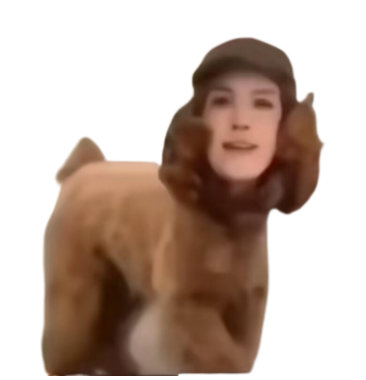
#> input picture assets/dance/frame_001.png, 366 x 380 px; its folder holds only this picture in this run
$ python normalize_runtime_assets.py
#> lines starting #> are read from the running program, lines starting #| are printed output that depends on the picture
### tools/asset_cleanup.py
# -*- coding: utf-8 -*-
"""运行时透明 PNG 的边缘去杂色与安全画布处理。"""
from PIL import Image


def despill_alpha_edges(image, radius=4):
    """修复透明抗锯齿像素携带的黑/白底色，不改变 alpha 轮廓。

    生成器通常会先在白底或深色边缘上抗锯齿，再写入透明 PNG。若只清除
    alpha 而保留原 RGB，Qt 在桌面背景上合成时会出现黑边或白边。这里仅对
    接触透明区域的半透明像素，用最近的实心主体颜色重建 RGB；完全透明像素
    的 RGB 也归零，避免后续缩放或翻转重新采样出隐藏底色。
    """
    source = image.convert('RGBA')
    output = source.copy()
    src = source.load()
    dst = output.load()
    width, height = source.size

    for y in range(height):
        for x in range(width):
            red, green, blue, alpha = src[x, y]
            if alpha == 0:
                dst[x, y] = (0, 0, 0, 0)
                continue
            if alpha >= 255:
                continue
            touches_transparent = any(
                0 <= nx < width and 0 <= ny < height
                and src[nx, ny][3] == 0
                for nx, ny in ((x - 1, y), (x + 1, y),
                               (x, y - 1), (x, y + 1)))
            if not touches_transparent:
                continue

            replacement = None
            for distance in range(1, radius + 1):
                samples = []
                for nx in range(max(0, x - distance),
                                min(width, x + distance + 1)):
                    for ny in range(max(0, y - distance),
                                    min(height, y + distance + 1)):
                        if max(abs(nx - x), abs(ny - y)) != distance:
                            continue
                        red2, green2, blue2, alpha2 = src[nx, ny]
                        if alpha2 >= 245:
                            samples.append((red2, green2, blue2))
                if samples:
                    replacement = tuple(
                        round(sum(sample[channel] for sample in samples)
                              / len(samples))
                        for channel in range(3))
                    break
            if replacement is not None:
                dst[x, y] = (*replacement, alpha)
    return output


def erode_alpha_boundary(image, passes=2):
    """向内收紧透明边界，移除抠图时烘焙进去的浅色外轮廓。

    这一步只删除每轮中直接接触透明区的像素，不会改变主体内部颜色；
    对运行时小尺寸缩放而言，两个源像素约等于一个显示像素，能消除
    白底/灰底抠图常见的最后一圈可见光晕。
    """
    output = image.convert('RGBA')
    width, height = output.size
    for _ in range(max(0, passes)):
        source = output.copy()
        src = source.load()
        dst = output.load()
        remove = []
        for y in range(height):
            for x in range(width):
                if src[x, y][3] == 0:
                    continue
                if any(
                        0 <= nx < width and 0 <= ny < height
                        and src[nx, ny][3] == 0
                        for nx, ny in ((x - 1, y), (x + 1, y),
                                       (x, y - 1), (x, y + 1))):
                    remove.append((x, y))
        for x, y in remove:
            dst[x, y] = (0, 0, 0, 0)
    return output


def repack_visible_frame(image, canvas_size, top_margin=48,
                         bottom_margin=16, side_margin=16):
    """把可见主体重新放进统一透明画布，并固定脚底基线。

    先裁出可见区域再居中放置，避免旧画布中不一致的顶部偏移继续传递。
    ``top_margin`` 是所有动作帧都必须满足的最小顶部安全区；若素材本身
    太高，直接报错而不静默裁切。
    """
    source = image.convert('RGBA')
    bbox = source.getchannel('A').getbbox()
    if bbox is None:
        raise ValueError('素材帧没有可见像素')
    sprite = source.crop(bbox)
    width, height = canvas_size
    if sprite.width > width - side_margin * 2:
        raise ValueError(
            f'素材宽度 {sprite.width} 超过画布安全宽度 {width - side_margin * 2}')
    y = height - bottom_margin - sprite.height
    if y < top_margin:
        raise ValueError(
            f'素材高度 {sprite.height} 无法同时满足顶部 {top_margin}px '
            f'与底部 {bottom_margin}px 安全区（画布 {canvas_size}）')
    x = (width - sprite.width) // 2
    canvas = Image.new('RGBA', (width, height), (0, 0, 0, 0))
    canvas.alpha_composite(sprite, (x, y))
    return canvas


# [30 lines left out: functions add_transparent_padding, normalize_runtime_frame, not called in this run]

### tools/normalize_runtime_assets.py
# -*- coding: utf-8 -*-
"""一次性修复现有皮肤帧的透明边缘与画布安全边距。"""
import argparse
from pathlib import Path

from PIL import Image

try:
    from .asset_cleanup import (despill_alpha_edges, erode_alpha_boundary,
                                 repack_visible_frame)
except ImportError:
    from asset_cleanup import (despill_alpha_edges, erode_alpha_boundary,
                               repack_visible_frame)


STATES = (
    'idle', 'walk', 'run', 'jump', 'sit', 'sleep', 'dance', 'eat',
    'happy', 'angry', 'sad', 'cry', 'spin', 'sing', 'shy',
)


def normalize_skin(skin_dir, padding_x, top_margin, bottom_margin,
                   min_canvas_height):
    frame_paths = [
        path for state in STATES
        for path in sorted((skin_dir / state).glob('frame_*.png'))
    ]
    if not frame_paths:
        raise ValueError(f'没有找到动画帧: {skin_dir}')

    widths = []
    visible_heights = []
    for path in frame_paths:
        with Image.open(path).convert('RGBA') as image:
            bbox = image.getchannel('A').getbbox()
        if bbox:
            widths.append(image.width)
            visible_heights.append(bbox[3] - bbox[1])
    target_width = max(widths)
    target_height = max(
        min_canvas_height,
        max(visible_heights) + top_margin + bottom_margin)
    target_size = (target_width, target_height)
    changed = 0
    for path in frame_paths:
        with Image.open(path).convert('RGBA') as image:
            normalized = erode_alpha_boundary(
                despill_alpha_edges(image), passes=2)
            normalized = repack_visible_frame(
                normalized, target_size, top_margin=top_margin,
                bottom_margin=bottom_margin, side_margin=padding_x)
            normalized.save(path)
            changed += 1
    return {
        'skin': str(skin_dir),
        'frames': changed,
        'padding_added': True,
        'canvas': list(Image.open(frame_paths[0]).size),
    }


def main():
    parser = argparse.ArgumentParser()
    parser.add_argument('--assets-dir', type=Path, default=Path('assets/skins'))
    parser.add_argument('--padding-x', type=int, default=16)
    parser.add_argument('--top-margin', type=int, default=48)
    parser.add_argument('--bottom-margin', type=int, default=16)
    parser.add_argument('--min-canvas-height', type=int, default=444)
    args = parser.parse_args()
    for skin in ('classic', 'q'):
        print(normalize_skin(
            args.assets_dir / skin, args.padding_x, args.top_margin,
            args.bottom_margin, args.min_canvas_height))
#> in normalize_skin, image is the input picture: PIL image 366x380 RGBA; mean R, G, B, A 58.8, 39.9, 28.9, 116.6
#> in normalize_skin, `bbox = image.getchannel('A').getbbox()`: bbox = (40, 36, 326, 376)
#> in normalize_skin, `target_height = max( min_canvas_height, max(visible_heights) + top_mar..`: target_height = 444
#> in normalize_skin, `target_size = (target_width, target_height)`: target_size = (366, 444)
#> in repack_visible_frame, `bbox = source.getchannel('A').getbbox()`: bbox = (42, 38, 324, 374)
#> in repack_visible_frame, `sprite = source.crop(bbox)`:
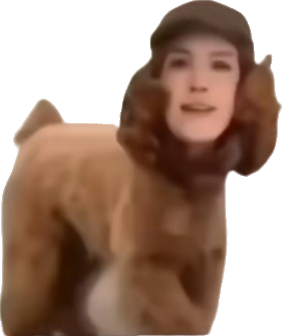
#> sprite: PIL image 282x336 RGBA; mean R, G, B, A 82.8, 55.7, 40, 170.1; transparent parts drawn white
#> in repack_visible_frame, `width, height = canvas_size`: width = 366; height = 444
#> in repack_visible_frame, `y = height - bottom_margin - sprite.height`: y = 92
#> in repack_visible_frame, `x = (width - sprite.width) // 2`: x = 42
#> in repack_visible_frame, `canvas = Image.new('RGBA', (width, height), (0, 0, 0, 0))`: canvas: PIL image 366x444 RGBA; every value is 0
#> in repack_visible_frame, `canvas.alpha_composite(sprite, (x, y))`:
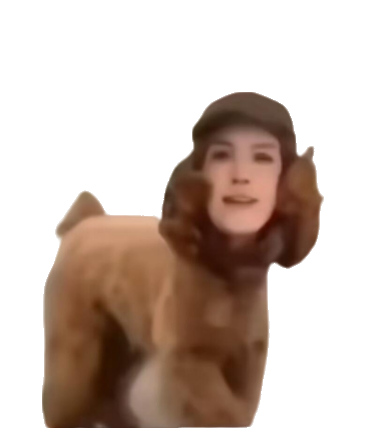
#> canvas: PIL image 366x444 RGBA; mean R, G, B, A 48.3, 32.5, 23.3, 99.2; transparent parts drawn white


if __name__ == '__main__':
    main()
